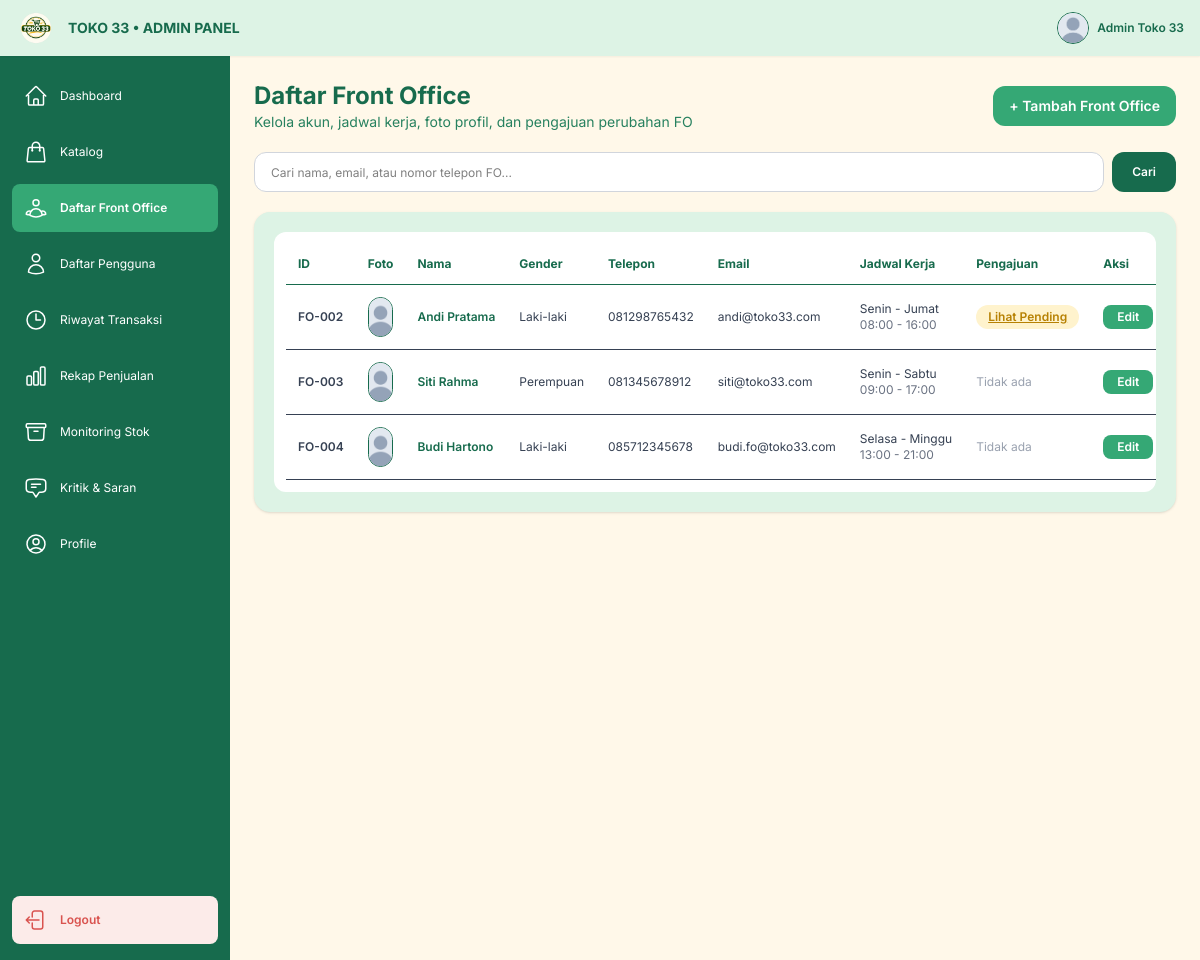
The page /admin/daftar_fo.php (signed in) on the database its author committed.
### tables this page shows
CREATE TABLE `akun` (
  `id_akun` int NOT NULL AUTO_INCREMENT,
  `nama` varchar(100) DEFAULT NULL,
  `email` varchar(100) DEFAULT NULL,
  `password` varchar(255) DEFAULT NULL,
  `role` enum('admin','fo') DEFAULT NULL,
  `tanggal_lahir` date DEFAULT NULL,
  `no_telp` varchar(100) DEFAULT NULL,
  `gender` enum('L','P') DEFAULT NULL,
  `alamat` text,
  `foto_profile` varchar(255) DEFAULT NULL,
  `hari_kerja_mulai` enum('senin','selasa','rabu','kamis','jumat','sabtu','minggu') DEFAULT NULL,
  `hari_kerja_selesai` enum('senin','selasa','rabu','kamis','jumat','sabtu','minggu') DEFAULT NULL,
  `jam_mulai` time DEFAULT NULL,
  `jam_selesai` time DEFAULT NULL,
  `created_at` timestamp NOT NULL DEFAULT CURRENT_TIMESTAMP,
  PRIMARY KEY (`id_akun`),
  UNIQUE KEY `email` (`email`)
);

### admin/daftar_fo.php (the view, shortened to what this page needs)
<?php
require_once __DIR__ . "/../config/connection.php";
$q = trim($_GET['q'] ?? '');
$where = "WHERE a.role = 'fo'";
$res = mysqli_query($connect, "
    SELECT a.*,
           (SELECT id_pengajuan FROM pengajuan_perubahan pp WHERE pp.id_akun = a.id_akun AND pp.status = 'pending' ORDER BY pp.id_pengajuan DESC LIMIT 1) AS id_pengajuan_pending
    FROM akun a
    $where
    ORDER BY a.id_akun ASC
");
?>
<!DOCTYPE html>
<html lang="id">
<head>
    <script src="https://cdn.jsdelivr.net/npm/@tailwindcss/browser@4"></script>
</head>
<body class="m-0 p-0 w-full min-h-screen overflow-x-hidden bg-[#F5F5F5]">
    <div class="w-full min-h-screen">
        <header class="bg-[#DDF3E5] sticky top-0 z-30 flex items-center justify-between px-4 h-14 w-full shadow-xs print:hidden">
            <div class="flex items-center gap-3">
                <img src="../asset/logo.png" alt="Logo Toko 33" class="w-10 h-10 object-contain">
                <h1 class="text-[#176B4D] text-sm font-bold">TOKO 33 • ADMIN PANEL</h1>
            </div>
            <a href="profile.php" class="flex items-center gap-2 hover:opacity-85" title="Lihat Profile Admin">
                <?php
                $fotoAdm = $_SESSION['foto_profile'] ?? 'default-profile.png';
                $fotoAdmPath = "../asset/profile/" . basename($fotoAdm);
                ?>
                <img src="<?= htmlspecialchars($fotoAdmPath) ?>" alt="Admin" class="w-8 h-8 rounded-full object-cover border border-[#176B4D] bg-white">
                <span class="text-xs font-semibold text-[#176B4D]"><?= htmlspecialchars($_SESSION['nama'] ?? 'Admin') ?></span>
            </a>
        </header>
        <div class="grid grid-cols-[55px_minmax(0,1fr)] sm:grid-cols-[65px_minmax(0,1fr)] md:grid-cols-[200px_minmax(0,1fr)] lg:grid-cols-[230px_minmax(0,1fr)]">
            <aside class="bg-[#176B4D] text-white flex flex-col justify-between py-4 px-1 sm:px-2 md:px-3 sticky top-14 h-[calc(100vh-56px)] overflow-y-auto shrink-0 print:hidden">
                <nav class="flex flex-col gap-2">
                    <a href="dashboard.php" title="Dashboard" class="flex items-center justify-center md:justify-start gap-3 hover:bg-[#27815F] rounded-lg px-2 md:px-3 py-3">
                        <span class="hidden md:inline text-xs">Dashboard</span>
                    </a>
                    <a href="stock_homecare.php" title="Katalog" class="flex items-center justify-center md:justify-start gap-3 hover:bg-[#27815F] rounded-lg px-2 md:px-3 py-3">
                        <span class="hidden md:inline text-xs">Katalog</span>
                    </a>
                    <a href="daftar_fo.php" title="Daftar Front Office" class="flex items-center justify-center md:justify-start gap-3 bg-[#35A875] font-semibold rounded-lg px-2 md:px-3 py-3">
                        <span class="hidden md:inline text-xs">Daftar Front Office</span>
                    </a>
                    <a href="daftar_pengguna.php" title="Daftar Pengguna" class="flex items-center justify-center md:justify-start gap-3 hover:bg-[#27815F] rounded-lg px-2 md:px-3 py-3">
                        <span class="hidden md:inline text-xs">Daftar Pengguna</span>
                    </a>
                    <a href="riwayat_transaksi.php" title="Riwayat Transaksi" class="flex items-center justify-center md:justify-start gap-3 hover:bg-[#27815F] rounded-lg px-2 md:px-3 py-3">
                        <svg xmlns="http://www.w3.org/2000/svg" fill="none" viewBox="0 0 24 24" stroke-width="1.5" stroke="currentColor" class="size-6"><path stroke-linecap="round" stroke-linejoin="round" d="M12 6v6h4.5m4.5 0a9 9 0 1 1-18 0 9 9 0 0 1 18 0Z" /></svg>
                        <span class="hidden md:inline text-xs">Riwayat Transaksi</span>
                    </a>
                    <a href="rekap_penjualan.php" title="Rekap Penjualan" class="flex items-center justify-center md:justify-start gap-3 hover:bg-[#27815F] rounded-lg px-2 md:px-3 py-3">
                        <span class="hidden md:inline text-xs">Rekap Penjualan</span>
                    </a>
                    <a href="monitoring_stock.php" title="Monitoring Stok" class="flex items-center justify-center md:justify-start gap-3 hover:bg-[#27815F] rounded-lg px-2 md:px-3 py-3">
                        <span class="hidden md:inline text-xs">Monitoring Stok</span>
                    </a>
                    <a href="kritiksaran.php" title="Kritik & Saran" class="flex items-center justify-center md:justify-start gap-3 hover:bg-[#27815F] rounded-lg px-2 md:px-3 py-3">
                        <span class="hidden md:inline text-xs">Kritik & Saran</span>
                    </a>
                    <a href="profile.php" title="Profile" class="flex items-center justify-center md:justify-start gap-3 hover:bg-[#27815F] rounded-lg px-2 md:px-3 py-3">
                        <span class="hidden md:inline text-xs">Profile</span>
                    </a>
                </nav>
                <a href="../api/admin/logout_admin.php" title="Logout" class="flex items-center justify-center md:justify-start gap-3 bg-[#FCEBE9] text-[#D9534F] rounded-lg px-2 md:px-3 py-3 mt-5">
                    <span class="hidden md:inline text-xs font-semibold">Logout</span>
                </a>
            </aside>
            <main class="bg-[#FFF8E9] p-4 sm:p-5 md:p-6 min-w-0">
<div class="flex flex-col sm:flex-row sm:items-center sm:justify-between gap-3 mb-5">
    <div>
        <h2 class="text-xl sm:text-2xl font-bold text-[#176B4D]">Daftar Front Office</h2>
        <p class="text-xs sm:text-sm text-[#27815F]">Kelola akun, jadwal kerja, foto profil, dan pengajuan perubahan FO</p>
    </div>
    <a href="add_fo.php" class="inline-flex items-center justify-center bg-[#35A875] hover:bg-[#27815F] text-white text-xs sm:text-sm font-semibold px-4 py-2.5 rounded-xl">
        + Tambah Front Office
    </a>
</div>
<form method="GET" action="daftar_fo.php" class="flex gap-2 mb-5">
    <input type="text" name="q" value="<?= htmlspecialchars($q) ?>" placeholder="Cari nama, email, atau nomor telepon FO..." class="flex-1 h-10 px-4 rounded-xl border border-gray-300 bg-white text-xs">
    <button type="submit" class="h-10 px-5 rounded-xl bg-[#176B4D] text-white text-xs font-semibold cursor-pointer">Cari</button>
</form>
<section class="bg-[#DDF3E5] rounded-2xl p-4 sm:p-5 shadow-sm overflow-hidden">
    <div class="overflow-x-auto bg-white rounded-xl p-3">
        <table class="w-full text-left border-collapse min-w-[900px] text-xs">
            <thead>
                <tr class="border-b text-[#176B4D]">
                    <th class="py-3 px-3 whitespace-nowrap align-middle">ID</th>
                    <th class="py-3 px-3 whitespace-nowrap align-middle">Foto</th>
                    <th class="py-3 px-3 whitespace-nowrap align-middle">Nama</th>
                    <th class="py-3 px-3 whitespace-nowrap align-middle">Gender</th>
                    <th class="py-3 px-3 whitespace-nowrap align-middle">Telepon</th>
                    <th class="py-3 px-3 whitespace-nowrap align-middle">Email</th>
                    <th class="py-3 px-3 whitespace-nowrap align-middle">Jadwal Kerja</th>
                    <th class="py-3 px-3 whitespace-nowrap align-middle">Pengajuan</th>
                    <th class="py-3 px-3 whitespace-nowrap align-middle">Aksi</th>
                </tr>
            </thead>
            <tbody class="text-gray-700">
                <?php while ($res && $fo = mysqli_fetch_assoc($res)):
                    $foto = !empty($fo['foto_profile']) ? "../asset/profile/" . basename($fo['foto_profile']) : "../asset/default-profile.png";
                ?>
                <tr class="border-b hover:bg-gray-50">
                    <td class="py-3 px-3 font-semibold whitespace-nowrap align-middle">FO-<?= str_pad((string)$fo['id_akun'], 3, '0', STR_PAD_LEFT) ?></td>
                    <td class="py-3 px-3 whitespace-nowrap align-middle">
                        <img src="<?= htmlspecialchars($foto) ?>" class="w-10 h-10 rounded-full object-cover border border-[#176B4D]" alt="">
                    </td>
                    <td class="py-3 px-3 font-semibold text-[#176B4D] whitespace-nowrap align-middle"><?= htmlspecialchars($fo['nama']) ?></td>
                    <td class="py-3 px-3 whitespace-nowrap align-middle"><?= $fo['gender'] === 'P' ? 'Perempuan' : 'Laki-laki' ?></td>
                    <td class="py-3 px-3 whitespace-nowrap align-middle"><?= htmlspecialchars($fo['no_telp'] ?? '-') ?></td>
                    <td class="py-3 px-3 whitespace-nowrap align-middle"><?= htmlspecialchars($fo['email']) ?></td>
                    <td class="py-3 px-3 capitalize whitespace-nowrap align-middle">
                        <?= htmlspecialchars(($fo['hari_kerja_mulai'] ?? 'senin') . ' - ' . ($fo['hari_kerja_selesai'] ?? 'jumat')) ?><br>
                        <span class="text-gray-500"><?= substr((string)$fo['jam_mulai'], 0, 5) ?> - <?= substr((string)$fo['jam_selesai'], 0, 5) ?></span>
                    </td>
                    <td class="py-3 px-3 whitespace-nowrap align-middle">
                        <?php if (!empty($fo['id_pengajuan_pending'])): ?>
                            <a href="view_pengajuan_fo.php?id=<?= (int)$fo['id_pengajuan_pending'] ?>" class="inline-flex items-center justify-center px-3 py-1 rounded-full bg-[#FFF3CD] text-[#B78103] font-semibold underline whitespace-nowrap">Lihat Pending</a>
                        <?php else: ?>
                            <span class="text-gray-400">Tidak ada</span>
                        <?php endif; ?>
                    </td>
                    <td class="py-3 px-3 whitespace-nowrap align-middle">
                        <div class="flex items-center gap-2">
                            <a href="edit_fo.php?id=<?= (int)$fo['id_akun'] ?>" class="inline-flex items-center justify-center px-3.5 py-1 rounded-lg bg-[#35A875] text-white font-semibold whitespace-nowrap">Edit</a>
                        </div>
                    </td>
                </tr>
                <?php endwhile; ?>
            </tbody>
        </table>
    </div>
</section>
            </main>
        </div>
    </div>
</body>
</html>

### admin/daftar_fo.php (style rules this page uses)
body { font-family: 'Inter', sans-serif; }

### rows shown on the page
akun: id_akun "002", foto_profile (placeholder picture), nama "Andi Pratama", gender "Laki-laki", no_telp "081298765432", email "andi@toko33.com", hari_kerja_mulai+hari_kerja_selesai "Senin - Jumat", jam_mulai "08:00", jam_selesai "16:00"
akun: id_akun "003", foto_profile (placeholder picture), nama "Siti Rahma", gender "Perempuan", no_telp "081345678912", email "siti@toko33.com", hari_kerja_mulai+hari_kerja_selesai "Senin - Sabtu", jam_mulai "09:00", jam_selesai "17:00", shows "Tidak ada"
akun: id_akun "004", foto_profile (placeholder picture), nama "Budi Hartono", gender "Laki-laki", no_telp "085712345678", email "budi.fo@toko33.com", hari_kerja_mulai+hari_kerja_selesai "Selasa - Minggu", jam_mulai "13:00", jam_selesai "21:00", shows "Tidak ada"

### other values the page prints
$_SESSION['nama'] "Admin Toko 33"
